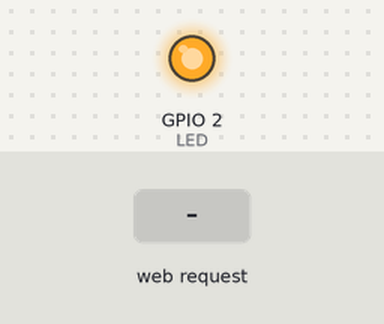
Bench run of a sketch on a simulated ESP8266 (NodeMCU). Shown: output pins drawn as LEDs (lit = HIGH). The inputs (shaded band) are chosen by the test bench. WiFi joins after 1.5 s; servers stay silent unless stated; what the sketch prints to the serial monitor is not drawn.

Above: at 3.7 s.
3.8 s: HTTP request GET /changeStatus received
At 5.1 s:
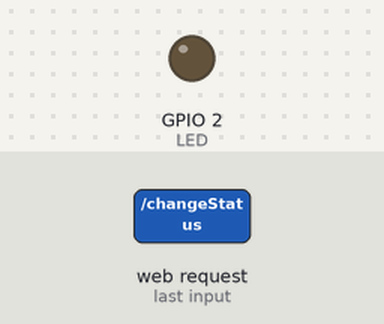
Timing chart, 0 to 6.8 s (numbered marks = the images above; inputs shaded):
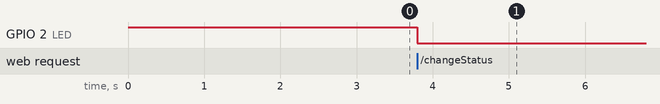

Measured:
- after the input at 3.8 s, GPIO 2 (LED): HIGH → LOW at once

The sketch:

B1_LIGHT_Controller_ESP8266.ino
```cpp
#include <ESP8266WiFi.h>
#include <ESP8266WebServer.h>

ESP8266WebServer server(80);

// Có thể dùng các giá trị đã define nếu không nhớ được giá trị chân GPIO
// Ở đây mình dùng chân built in có sẵn trên ESP8266 luôn nha!
// (Lưu ý: trạng thái LOW, HIGH bị đảo ở trong trường hợp dùng chân built in)
const int LED = LED_BUILTIN;

int led_status = 0;

String  WebPage = {
  "<!DOCTYPE html><html><head>"
    "<title>LED light control website</title>"
    "<meta name=\"viewport\" content=\"width=device-width, initial-scale=1\">"
    "<style>"
    "html {font-family: Helvetica;display: inline-block;margin: 0px auto;text-align: center;}"
    ".button {background-color: #4CAF50;border: none;color: white;padding: 16px 40px;text-decoration: none;font-size: 30px;margin: 2px;cursor: pointer;}"
    ".button2 {background-color: #555555;}</style>"
    "</head><body><h1>LED light control</h1>"
    "<p id=\"led_status\"> Light is off </p><br>"
    "<a href=\"#\" id=\"btnChangeStatus\" class=\"button\">ON</a>"
    "</body><script>"
    "function changeStatus() {"
    "    var led_status = document.getElementById('led_status');"
    "   var btnChangeStatus = document.getElementById('btnChangeStatus');"
    "    var xhttp3 = new XMLHttpRequest();"
    "    xhttp3.onreadystatechange = function() {"
    "        if (this.readyState == 4 && this.status == 200) {"
    "            if (this.responseText == '1') {"
    "                led_status.innerHTML = 'Light is on';"
    "                btnChangeStatus.innerHTML = 'OFF';"
    "                btnChangeStatus.className = 'button button2';"
    "            } else {"
    "                led_status.innerHTML = 'Light is off';"
    "                btnChangeStatus.innerHTML = 'ON';"
    "                btnChangeStatus.className = 'button';"
    "            }"
    "        }"
    "    };"
    "    xhttp3.open('GET', '/changeStatus', true);"
    "    xhttp3.send();"
    "}document.getElementById('btnChangeStatus').addEventListener('click', changeStatus);"
    "</script></html>"
};

void setup() {
  Serial.begin(9600);

  // Thiết lập LED
  pinMode(LED, OUTPUT);
  digitalWrite(LED, HIGH); // Thiết lập trạng thái mức điện cao cho chân tín hiệu LED

  // ===========THIẾT LẬP KẾT NỐI WIFI====================================================
  delay(1000);
  WiFi.begin("your_wifi_name", "your_wifi_password"); //SSID && Pasword
  while (WiFi.waitForConnectResult() != WL_CONNECTED) {
    Serial.println(".");
  }
  Serial.println("IP: ");
  Serial.println(WiFi.localIP());
  // ===============================================================================
  // Giao diện trang chủ
  server.on("/", [] {server.send(200,"text/html", WebPage);});
  setupRoutes();
  server.begin();  // Bắt đầu web server
}

void handleLED(){
  if (led_status == 1){
    digitalWrite(LED, HIGH);
    led_status = 0;
    server.send(200, "text/plain", "0");
  } else if (led_status == 0){
    digitalWrite(LED, LOW);
    led_status = 1;
    server.send(200, "text/plain", "1");
  }
}

void setupRoutes() {
  server.on("/changeStatus", handleLED);
}

void loop() {
  // Xử lý các yêu cầu từ client
  server.handleClient();
}
```
